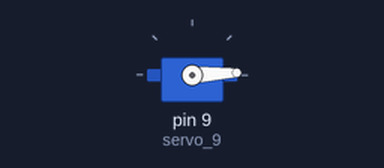
A sketch run on a simulated Arduino Uno, built with avr-gcc and run on an emulated ATmega328P. On the bench: servo.

Above: at 0.05 s.
At 0.9 s:
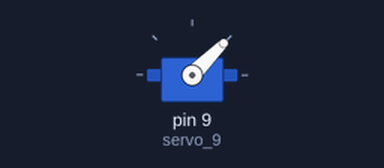
At 1.8 s:
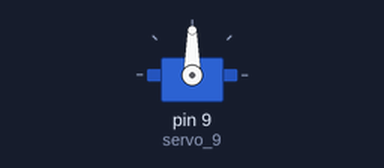
At 3.55 s:
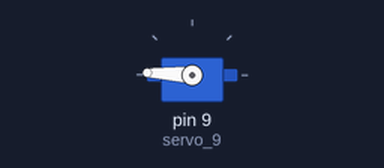
Timing chart, 0 to 8.3 s (numbered marks = the images above):
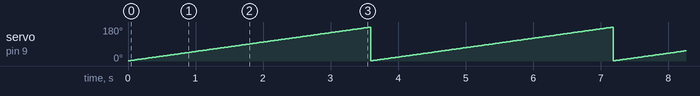

Measured:
- by itself, servo on pin 9 (servo_9): ramps from 1° to 179° and jumps back, once every 3.6 s

The sketch:

daring_robo_allis1.ino
```cpp
// C++ code
//
#include <Servo.h>

int Position = 0;

int i = 0;

int j = 0;

Servo servo_9;

void setup()
{
  servo_9.attach(9, 500, 2500);

}

void loop()
{
  Position = 0;
  for (Position = 1; Position <= 179; Position += 1) {
    servo_9.write(Position);
    delay(20); // Wait for 20 millisecond(s)
  }
  for (Position = 179; Position <= 1; Position += 1) {
    servo_9.write(Position);
  }
}
```
